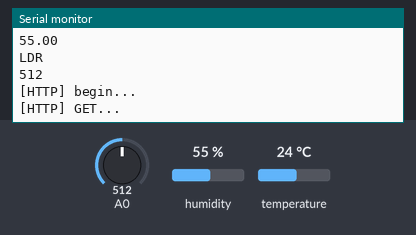
Bench run of a sketch on a simulated ESP8266 (NodeMCU). Parts: the last lines printed to the serial monitor. The test bench sets the inputs (shaded band); at power-on: A0 = 512, humidity 55 %, temperature 24 °C. WiFi joins after 1.5 s; servers stay silent unless stated.

Above: at 14.8 s.
14.9 s: A0 set to 983
At 15.17 s:
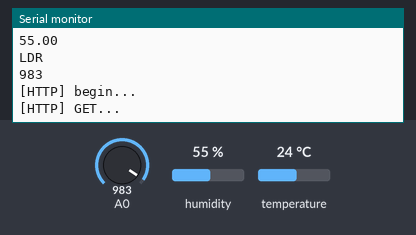
16.4 s: A0 set to 1017
At 16.76 s:
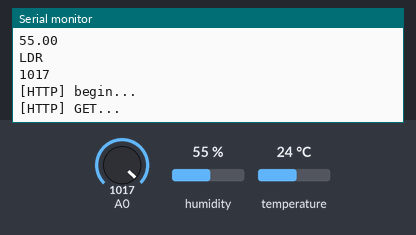
Timing chart, 0 to 19.4 s (numbered marks = the images above; inputs shaded):
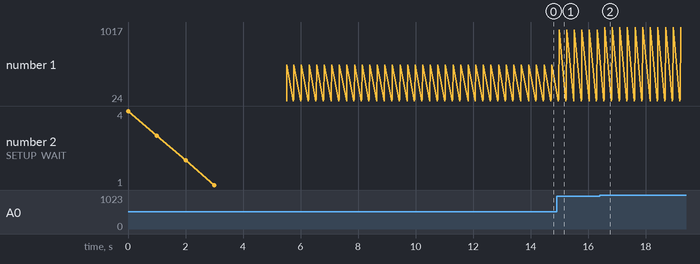

Measured:
- after the input at 14.9 s, the serial monitor: prints a new line after 0.09 s (image 1)
- after the input at 16.4 s, the serial monitor: prints a new line after 0.17 s (image 2)
- plotted number 1: 512 → 983 after the input at 14.9 s, 983 → 1017 after the input at 16.4 s

The sketch:

nodemcu_weather_station_express_app_raspi.ino
```cpp
/**
 * This Arduino Sketch is written as part of bigger project where 2 machine talk to each other through
 * Gateway. Below is description
 * 1. NodeMCU: machine 1. It is connected to LDR which emits its resistance value.
 * 2. Arduino: machine 2. It is connected to blinking LED. The state of LED will be controlled by
 * the value received from LDR connected to NodeMCU
 * 3. Node-Red: Gateway server which is running on RaspberryPi board. NodeMCU and Arduino communicate with
 * each other through Node-Red gateway server.
 *
 * The sketch included below is responsible for controlling LDR through NodeMCU board
 *
 */

#include <Arduino.h>

#include <ESP8266WiFi.h>
#include <ESP8266WiFiMulti.h>

#include <ESP8266HTTPClient.h>

#define USE_SERIAL Serial

ESP8266WiFiMulti WiFiMulti;

// Customizations
#include "DHT.h"
#define DHTPIN 4
#define DHTTYPE DHT11
DHT dht(DHTPIN, DHTTYPE);

void setup() {

	// Customizations
	dht.begin();

	USE_SERIAL.begin(9600);
   // USE_SERIAL.setDebugOutput(true);

    USE_SERIAL.println();
    USE_SERIAL.println();
    USE_SERIAL.println();

    for(uint8_t t = 4; t > 0; t--) {
        USE_SERIAL.printf("[SETUP] WAIT %d...\n", t);
        USE_SERIAL.flush();
        delay(1000);
    }

    WiFiMulti.addAP("Dilip Dindorkar", "Tinkya12@#");
}

void loop() {
    // wait for WiFi connection
    if((WiFiMulti.run() == WL_CONNECTED)) {

    	// Customizations
		float h = dht.readHumidity();
		float t = dht.readTemperature();
		if (isnan(h) || isnan(t)) {
		  Serial.println("Failed to read from DHT sensor");
		  delay(2000);
		  return;
		}
		USE_SERIAL.println("Temperature");
		USE_SERIAL.println(t);

		USE_SERIAL.println("Humidity");
		USE_SERIAL.println(h);

        // Read LDR value
        int ldr = analogRead(A0);
        USE_SERIAL.println("LDR");
        USE_SERIAL.println(ldr);


        // Form URL to send LDR value to gateway(read Node-RED)
        char url[256];
        // When app runs on Raspberry Pi, use this URL
        // sprintf (url, "http://192.168.1.13:3000/log/%d/%d/%d", (int)t, (int)h, (int)ldr);

        // When sensor data is pushed to app installed on Heroku, use this URL
        sprintf (url, "http://weather-station-iot-2021.herokuapp.com/log/%d/%d/%d", (int)t, (int)h, (int)ldr);

        HTTPClient http;

        USE_SERIAL.print("[HTTP] begin...\n");
        // configure traged server and url
        http.begin(url); //HTTP

        USE_SERIAL.print("[HTTP] GET...\n");
        // start connection and send HTTP header
        int httpCode = http.GET();

        // httpCode will be negative on error
        if(httpCode > 0) {
            // HTTP header has been send and Server response header has been handled
            USE_SERIAL.printf("[HTTP] GET... code: %d\n", httpCode);

            // file found at server
            if(httpCode == HTTP_CODE_OK) {
                String payload = http.getString();
                USE_SERIAL.println(payload);
            }
        } else {
            USE_SERIAL.printf("[HTTP] GET... failed, error: %s\n", http.errorToString(httpCode).c_str());
        }

        http.end();
    }
}
```

sloeber.ino.cpp
```cpp
#ifdef __IN_ECLIPSE__
//This is a automatic generated file
//Please do not modify this file
//If you touch this file your change will be overwritten during the next build
//This file has been generated on 2021-06-13 03:24:39

#include "Arduino.h"
#include <Arduino.h>
#include <ESP8266WiFi.h>
#include <ESP8266WiFiMulti.h>
#include <ESP8266HTTPClient.h>
#define USE_SERIAL Serial
extern ESP8266WiFiMulti WiFiMulti;
#include "DHT.h"

void setup() ;
void loop() ;

#include "nodemcu_weather_station_express_app_raspi.ino"


#endif
```
